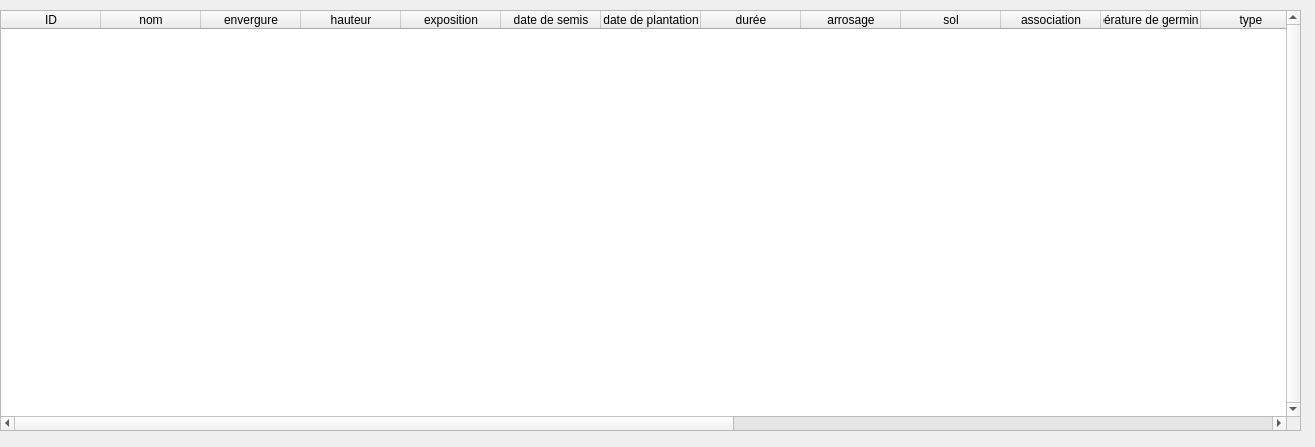
<?xml version="1.0" encoding="UTF-8"?>
<ui version="4.0">
 <class>Dialog</class>
 <widget class="QDialog" name="Dialog">
  <property name="geometry">
   <rect>
    <x>0</x>
    <y>0</y>
    <width>1315</width>
    <height>447</height>
   </rect>
  </property>
  <property name="windowTitle">
   <string>liste des plantes</string>
  </property>
  <widget class="QTableWidget" name="tableWidget">
   <property name="geometry">
    <rect>
     <x>0</x>
     <y>10</y>
     <width>1301</width>
     <height>421</height>
    </rect>
   </property>
   <property name="verticalScrollBarPolicy">
    <enum>Qt::ScrollBarPolicy::ScrollBarAlwaysOn</enum>
   </property>
   <property name="horizontalScrollBarPolicy">
    <enum>Qt::ScrollBarPolicy::ScrollBarAlwaysOn</enum>
   </property>
   <property name="sizeAdjustPolicy">
    <enum>QAbstractScrollArea::SizeAdjustPolicy::AdjustToContents</enum>
   </property>
   <column>
    <property name="text">
     <string>ID</string>
    </property>
   </column>
   <column>
    <property name="text">
     <string>nom</string>
    </property>
   </column>
   <column>
    <property name="text">
     <string>envergure</string>
    </property>
   </column>
   <column>
    <property name="text">
     <string>hauteur</string>
    </property>
   </column>
   <column>
    <property name="text">
     <string>exposition</string>
    </property>
   </column>
   <column>
    <property name="text">
     <string>date de semis</string>
    </property>
   </column>
   <column>
    <property name="text">
     <string>date de plantation</string>
    </property>
   </column>
   <column>
    <property name="text">
     <string>durée</string>
    </property>
   </column>
   <column>
    <property name="text">
     <string>arrosage</string>
    </property>
   </column>
   <column>
    <property name="text">
     <string>sol</string>
    </property>
   </column>
   <column>
    <property name="text">
     <string>association</string>
    </property>
   </column>
   <column>
    <property name="text">
     <string>température de germination</string>
    </property>
   </column>
   <column>
    <property name="text">
     <string>type</string>
    </property>
   </column>
   <column>
    <property name="text">
     <string>couleur</string>
    </property>
   </column>
   <column>
    <property name="text">
     <string>emplacement</string>
    </property>
   </column>
   <column>
    <property name="text">
     <string>feuillage persistant</string>
    </property>
   </column>
   <column>
    <property name="text">
     <string>mellifère</string>
    </property>
   </column>
   <column>
    <property name="text">
     <string>mois de floraison</string>
    </property>
   </column>
   <column>
    <property name="text">
     <string>mois de récolte</string>
    </property>
   </column>
   <column>
    <property name="text">
     <string>plante parfumée</string>
    </property>
   </column>
   <column>
    <property name="text">
     <string>plante vivace</string>
    </property>
   </column>
  </widget>
 </widget>
 <resources/>
 <connections/>
</ui>
